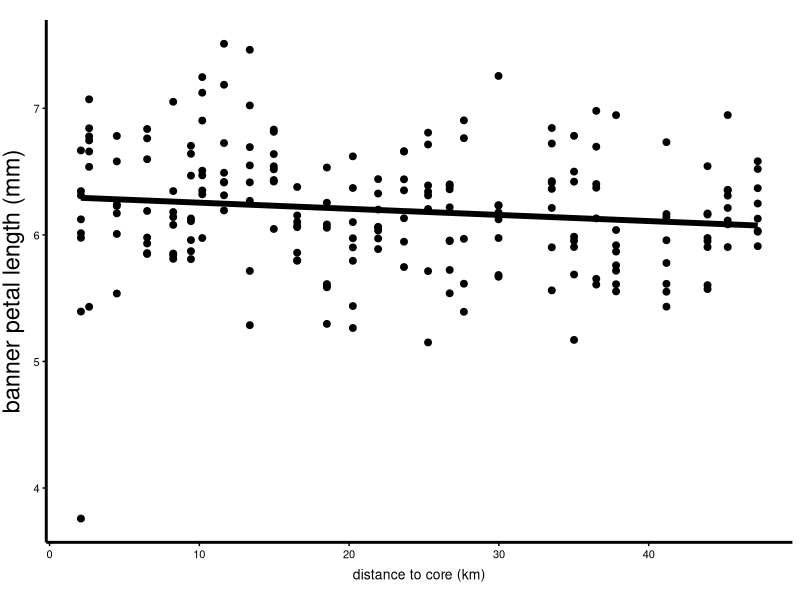
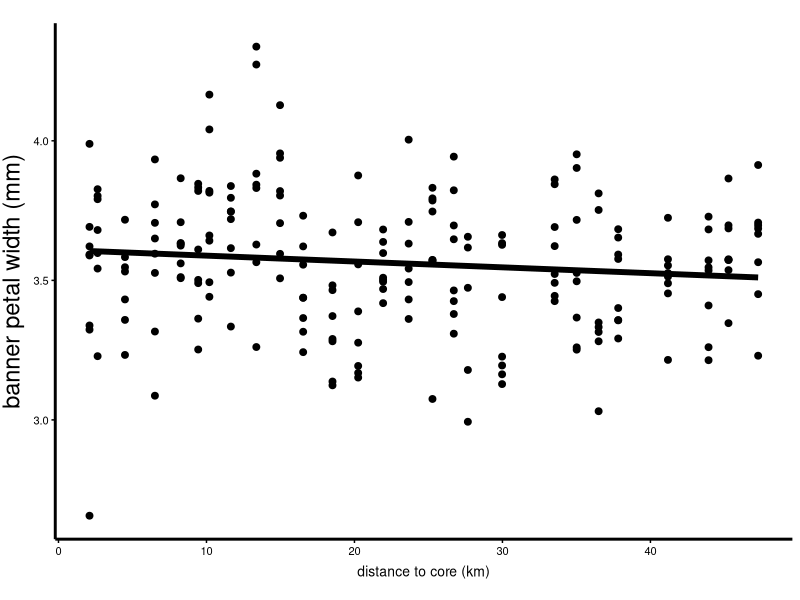
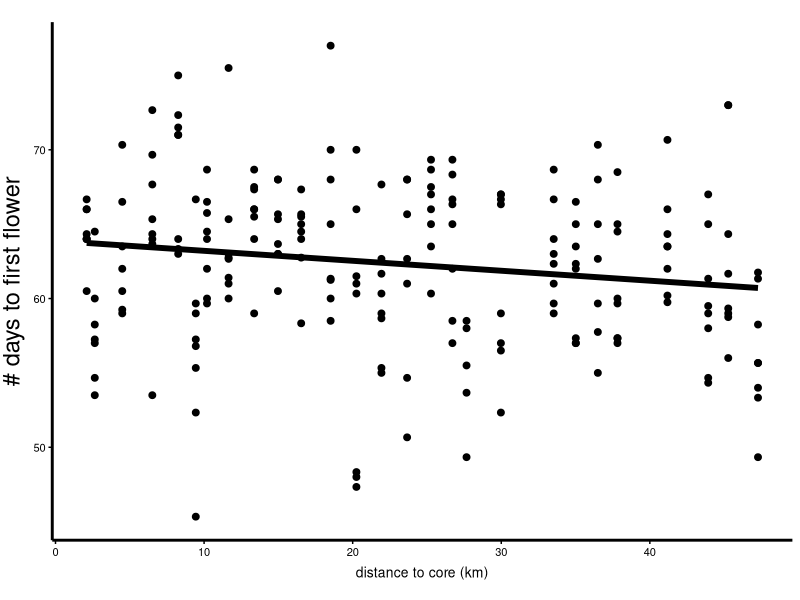
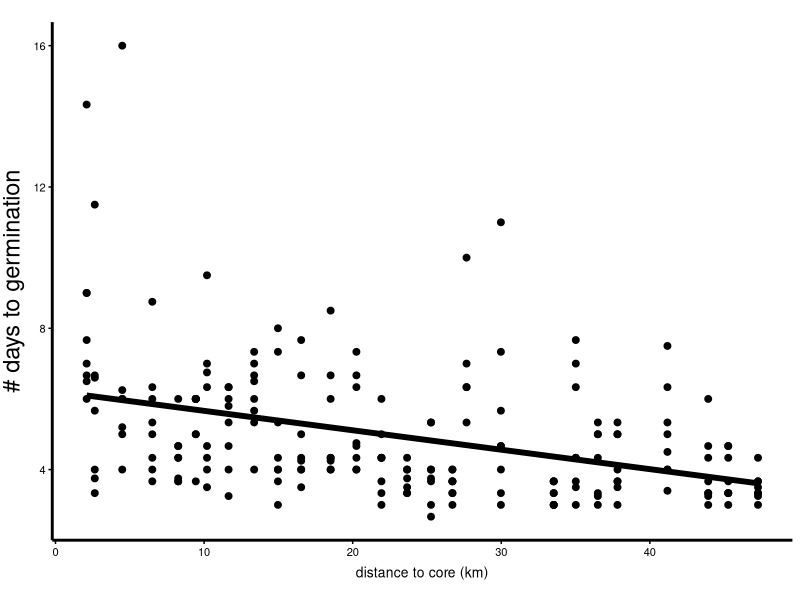
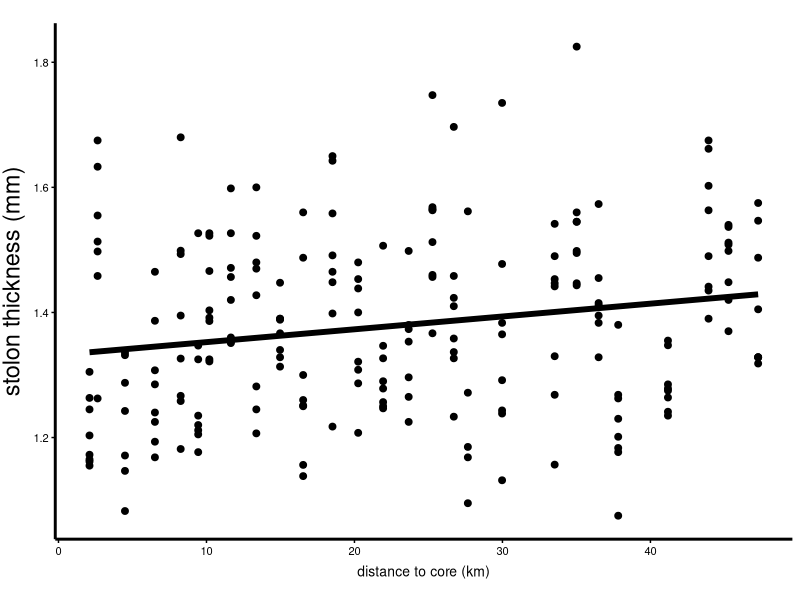
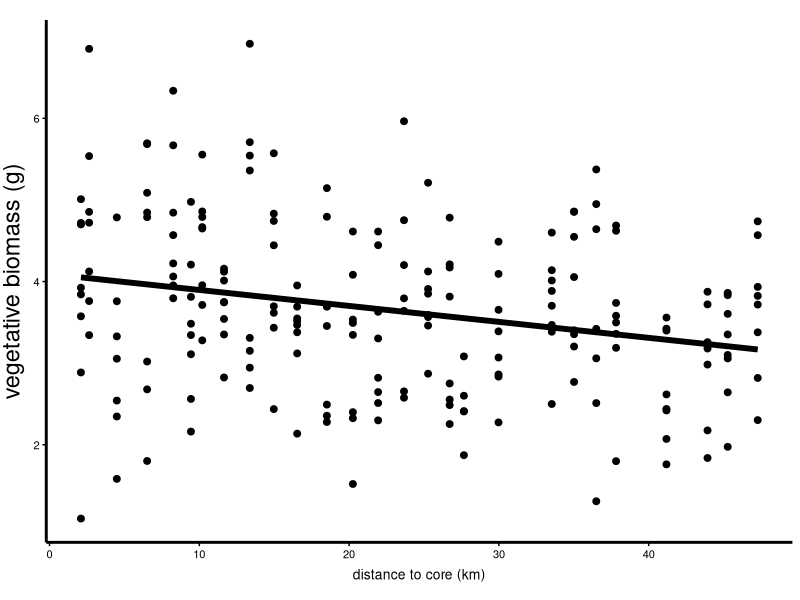

Write R code to recreate these figures, in order. (Note: this script raises an error after producing the figures.)
# author: ken a thompson 
# title: clover multivariate phenomic cline supp mat figs
# date: 2018-12-11

# load packages

library(cowplot)
library(tidyverse)

# load data

familyMeans <- read_csv("data-clean/experimentalData_familyMeans.csv")

# ggplot theme
#Theme used for plots throughout script
ng1=theme(aspect.ratio=0.7,panel.background = element_blank(),
          panel.grid.major = element_blank(),
          panel.grid.minor = element_blank(),
          panel.border=element_blank(),
          axis.line.x = element_line(color="black",size=1),
          axis.line.y = element_line(color="black",size=1),
          axis.ticks=element_line(color="black"),
          axis.text=element_text(color="black",size=10),
          axis.title=element_text(color="black",size=1),
          axis.title.y=element_text(vjust=2,size=17),
          axis.title.x=element_text(vjust=0.1,size=10),
          axis.text.x=element_text(size=8),
          axis.text.y=element_text(size=8),
          strip.text.x = element_text(size = 7, colour = "black",face = "bold"),
          strip.background = element_rect(colour="black"),
          legend.position = "top", legend.direction="vertical",
          legend.text=element_text(size=17), legend.key = element_rect(fill = "white"),
          legend.title = element_text(size=17),legend.key.size = unit(1.0, "cm"))


traitchange.function <- function(data, trait, trait_name){
  ggplot(data, aes_string(x = "Distance_to_core", y = trait)) +
    geom_point(size = 2, position = position_dodge(width = 0.1)) +
    geom_smooth(method = "lm", se = FALSE, colour = "black", size = 2) +
    xlab("distance to core (km)") + ylab(trait_name) +
    ng1
}

# make the univariate plots
## hcn
UniVar.HCN <- traitchange.function(familyMeans, "freqHCN", "frequency of cyanogenesis")

## days to first flower & germination
UniVar.FirstFlower <- traitchange.function(familyMeans, "Days_to_flower", "# days to first flower")
UniVar.Germtime <- traitchange.function(familyMeans, "Time_to_germination", "# days to germination")

## banner petal size
UniVar.BnrL <- traitchange.function(familyMeans, "Avg_bnr_lgth", "banner petal length (mm)")
UniVar.BnrW <- traitchange.function(familyMeans, "Avg_bnr_wdth", "banner petal width (mm)")

## vegetative biomass
UniVar.VegBM <- traitchange.function(familyMeans, "Veget_biomass", "vegetative biomass (g)")

## stolon thickness
UniVar.Stolon <- traitchange.function(familyMeans, "Avg_stolon_thick", "stolon thickness (mm)")

Fig_S_X.UniVar <- plot_grid(UniVar.FirstFlower, UniVar.Germtime, UniVar.BnrL, UniVar.BnrW, UniVar.VegBM, UniVar.Stolon, UniVar.HCN, ncol = 3, labels = "AUTO")

